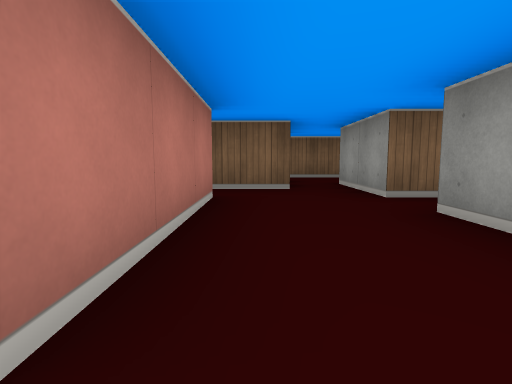
[1] (above)

16 first-person views from a walk through a cub3D level. The camera is about half as high as the walls, tilts 6° down and sees 80° across. The floor is counted in squares. Each view is taken from the middle of a square. On the plan, view 1 faces up. The plan holds only what a view shows up to about 9 squares ahead; the rest is blank.

[2]
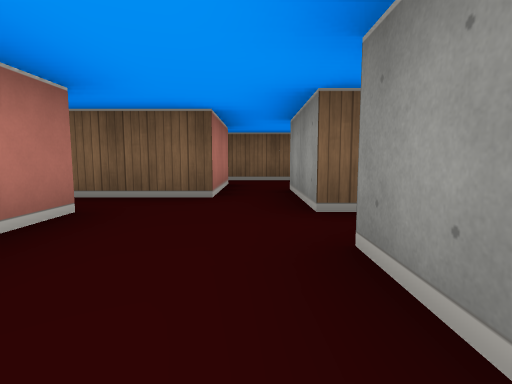

[3]
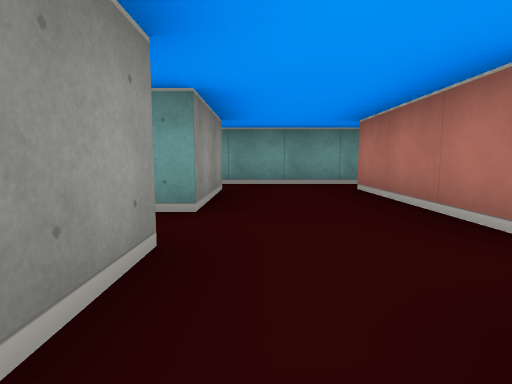

[4]
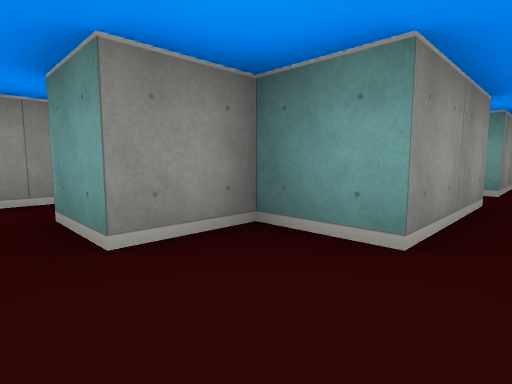

[5]
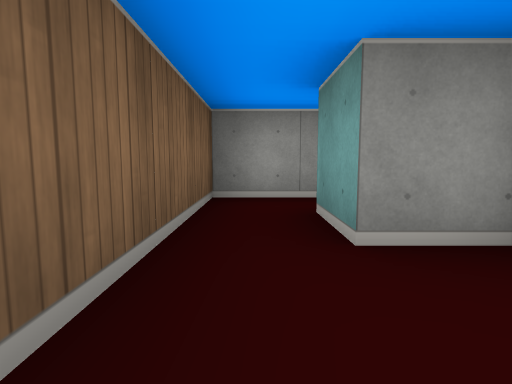

[6]
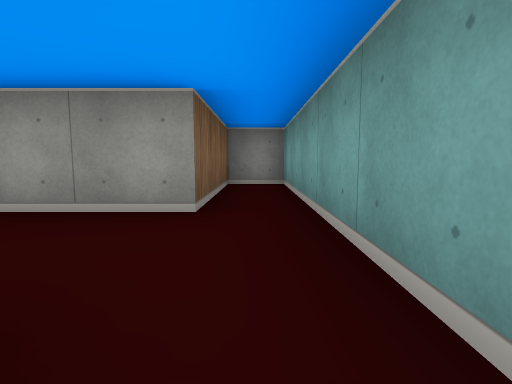

[7]
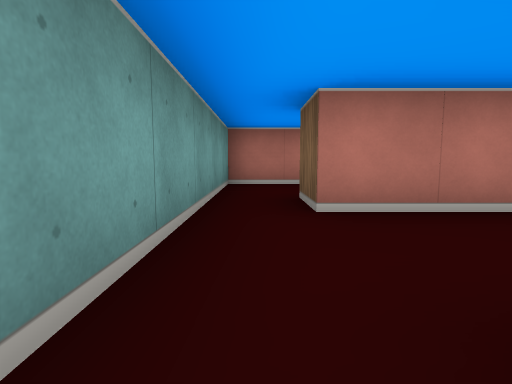

[8]
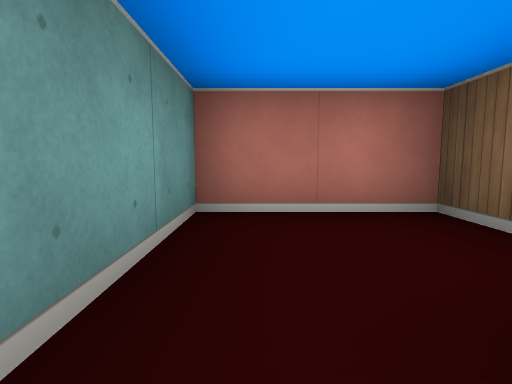

[9]
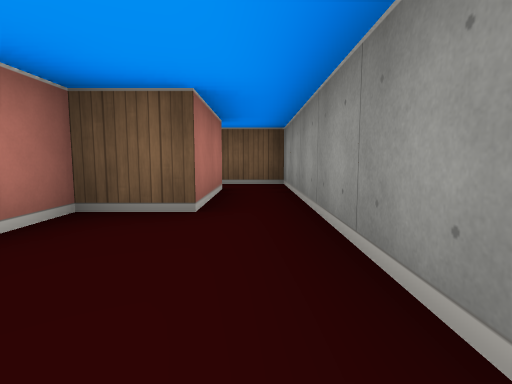

[10]
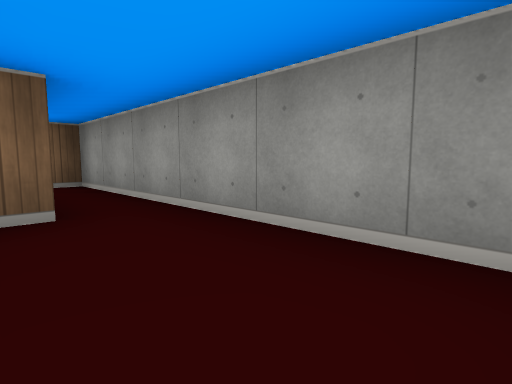

[11]
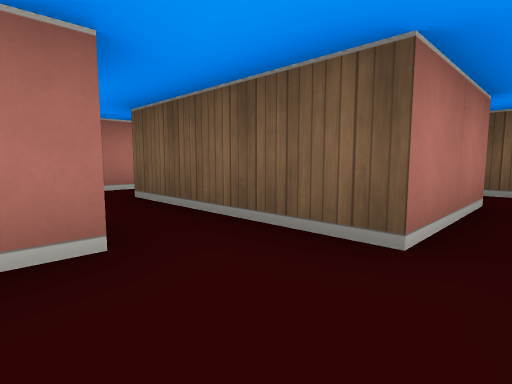

[12]
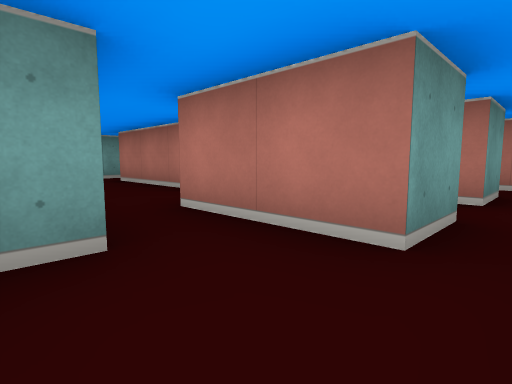

[13]
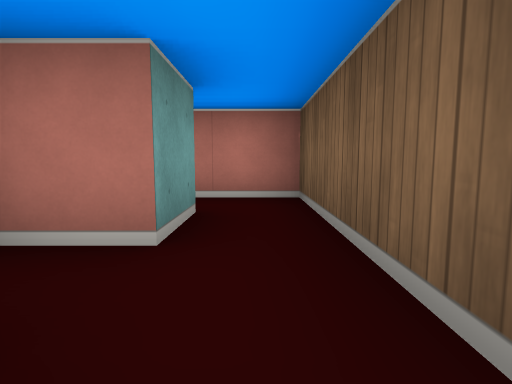

[14]
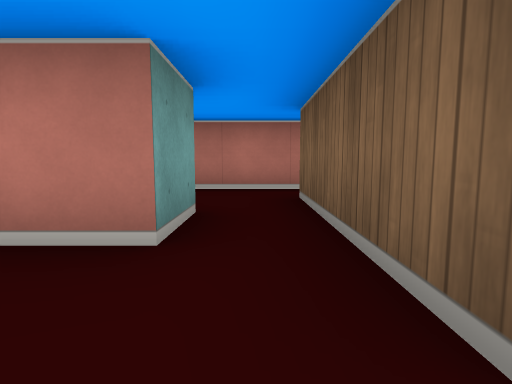

[15]
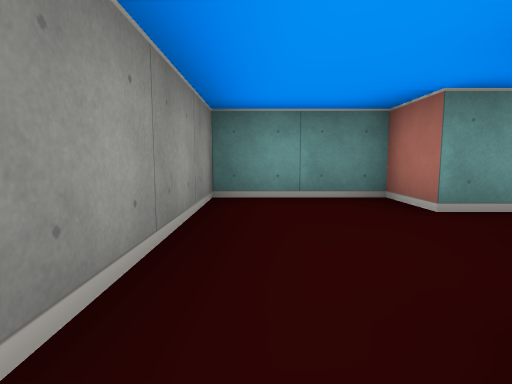

[16]
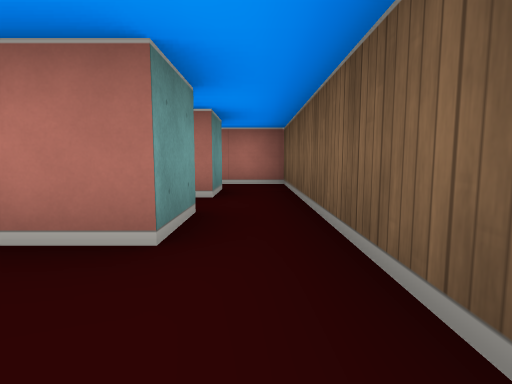

### Floor plan
Points are (right, up) in squares from view 1. A wall is a line through its corners. A room is listed if a view was taken in it or the views show most of it. See-through windows are left out.
Room 1 (views 1, 2, 6, 7, 8)
walls: (-0.5, 2.5) (-0.5, 0.5) (-1.5, 0.5); (-2.8, 1.5) (-3.5, 1.5) (-3.5, -0.5) (4.5, -0.5) (4.5, 0.5) (1.5, 0.5) (1.5, 2.5)
ways out: opening at (0.5, 1.5) to room 2
Room 2 (views 3, 11, 14)
walls: (2.1, 3.5) (1.5, 3.5) (1.5, 5.5); (-0.5, 3.5) (-0.5, 2.5); (0.5, 5.5) (0.5, 4.5) (-0.5, 4.5); (1.5, 2.5) (2.5, 2.5)
ways out: opening at (0.5, 1.5) to room 1; opening at (1, 5) to room 3; opening at (2, 3) to room 4; opening at (-1, 4) to room 6
Room 3 (views 4, 5, 12, 16)
walls: (0.5, 6.5) (0.5, 5.5); (1.5, 5.5) (2.5, 5.5) (2.5, 6.5) (3.5, 6.5); (4.5, 6.5) (4.5, 7.5) (0.5, 7.5)
ways out: opening at (1, 5) to room 2; opening at (4, 7) to room 4; opening at (0, 7) to room 5
Room 4 (views 9, 10, 15)
walls: (2.5, 2.5) (2.5, 1.5) (4.5, 1.5) (4.5, 6.5); (3.5, 6.5) (3.5, 4.5) (2.5, 4.5) (2.5, 3.8)
ways out: opening at (2, 3) to room 2; opening at (4, 7) to room 3
Room 5 (view 13)
walls: (-0.6, 6.5) (0.5, 6.5); (-2.5, 6.5) (-1.5, 6.5) (-1.5, 5.6); (0.5, 7.5) (-3.5, 7.5) (-3.5, 6.5)
ways out: opening at (0, 7) to room 3; opening at (-3, 5.5) to room 6
Room 6 (no view inside)
walls: (-1.5, 3.5) (-0.5, 3.5); (-0.5, 4.5) (-2.5, 4.5); (-3.5, 6.5) (-3.5, 3)
ways out: opening at (-1, 4) to room 2; opening at (-3, 5.5) to room 5

Where each view was taken, in squares from view 1:
view 1: 0 up, 0 right, facing up
view 2: 1 up, 1 right, facing up
view 3: 5 up, 1 right, facing down
view 4: 7 up, 1 right, facing down-right
view 5: 7 up, 1 right, facing right
view 6: 0 up, 1 left, facing right
view 7: 0 up, 2 right, facing left
view 8: 0 up, 1 left, facing left
view 9: 2 up, 4 right, facing up
view 10: 2 up, 3 right, facing up-right
view 11: 3 up, 1 right, facing up-left
view 12: 7 up, 2 right, facing down-left
view 13: 7 up, 0 right, facing left
view 14: 4 up, 1 right, facing left
view 15: 5 up, 4 right, facing down
view 16: 7 up, 2 right, facing left
